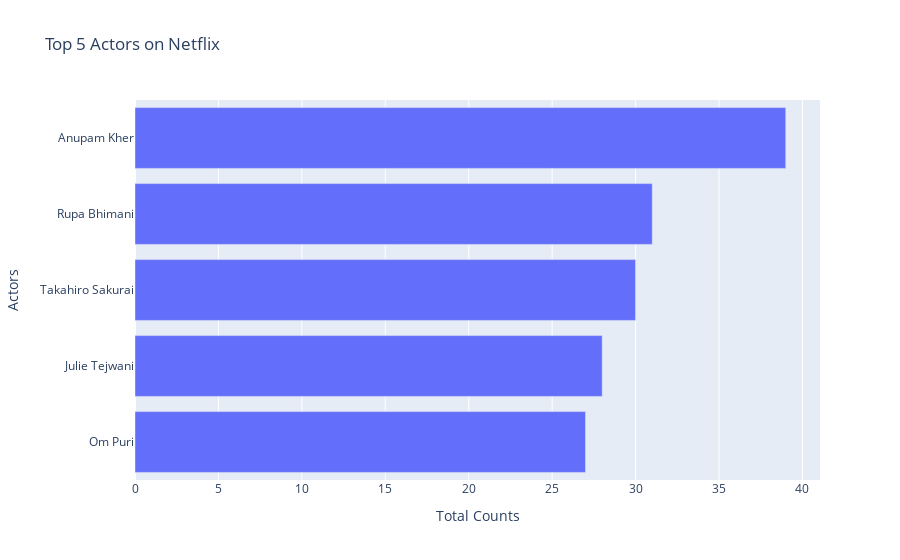

This figure's notebook cell:
### Markdown cell above
#### Visualising

### Code cell
px.bar(Top_5_Actors.sort_values(by = ['Total Counts']),x='Total Counts',y='Actors',title="Top 5 Actors on Netflix")

### Figure 1 — Plotly figure (JSON) as saved in the notebook; plotly's stock layout.template omitted (floating-point values rounded to 4 significant figures)
{"data": [{"alignmentgroup": "True", "hovertemplate": "Total Counts=%{x}<br>Actors=%{y}<extra></extra>", "legendgroup": "", "marker": {"color": "#636efa", "pattern": {"shape": ""}}, "name": "", "offsetgroup": "", "orientation": "h", "showlegend": false, "textposition": "auto", "type": "bar", "x": [27, 28, 30, 31, 39], "xaxis": "x", "y": [" Om Puri", " Julie Tejwani", " Takahiro Sakurai", " Rupa Bhimani", " Anupam Kher"], "yaxis": "y"}], "layout": {"autosize": true, "barmode": "relative", "legend": {"tracegroupgap": 0}, "title": {"text": "Top 5 Actors on Netflix"}, "xaxis": {"anchor": "y", "autorange": true, "domain": [0, 1], "range": [0, 41.05], "title": {"text": "Total Counts"}, "type": "linear"}, "yaxis": {"anchor": "x", "autorange": true, "domain": [0, 1], "range": [-0.5, 4.5], "title": {"text": "Actors"}, "type": "category"}}}
